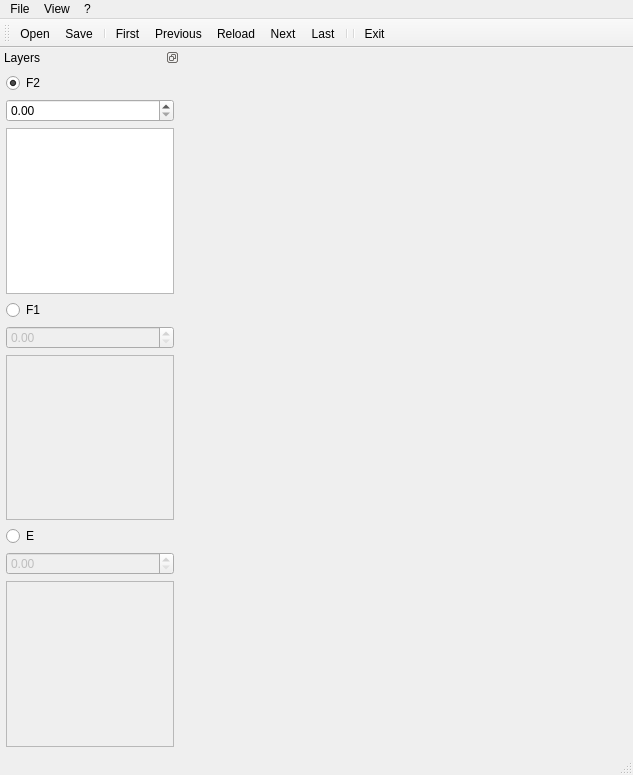
<?xml version="1.0" encoding="UTF-8"?>
<ui version="4.0">
 <class>mainWindow</class>
 <widget class="QMainWindow" name="mainWindow">
  <property name="windowModality">
   <enum>Qt::NonModal</enum>
  </property>
  <property name="enabled">
   <bool>true</bool>
  </property>
  <property name="geometry">
   <rect>
    <x>0</x>
    <y>0</y>
    <width>633</width>
    <height>775</height>
   </rect>
  </property>
  <property name="minimumSize">
   <size>
    <width>0</width>
    <height>0</height>
   </size>
  </property>
  <property name="maximumSize">
   <size>
    <width>16777215</width>
    <height>16777215</height>
   </size>
  </property>
  <property name="sizeIncrement">
   <size>
    <width>0</width>
    <height>0</height>
   </size>
  </property>
  <property name="windowTitle">
   <string>IonoViewie</string>
  </property>
  <widget class="QWidget" name="centralwidget">
   <layout class="QGridLayout" name="gridLayout_2">
    <item row="0" column="0">
     <layout class="QHBoxLayout" name="horizontalLayout">
      <property name="leftMargin">
       <number>5</number>
      </property>
      <property name="topMargin">
       <number>5</number>
      </property>
      <property name="rightMargin">
       <number>5</number>
      </property>
      <property name="bottomMargin">
       <number>5</number>
      </property>
     </layout>
    </item>
   </layout>
  </widget>
  <widget class="QMenuBar" name="menubar">
   <property name="geometry">
    <rect>
     <x>0</x>
     <y>0</y>
     <width>633</width>
     <height>21</height>
    </rect>
   </property>
   <widget class="QMenu" name="menu_File">
    <property name="title">
     <string>File</string>
    </property>
    <addaction name="actionOpen"/>
    <addaction name="actionSave"/>
    <addaction name="actionClose"/>
    <addaction name="separator"/>
    <addaction name="actionExit"/>
   </widget>
   <widget class="QMenu" name="menu">
    <property name="title">
     <string>?</string>
    </property>
   </widget>
   <widget class="QMenu" name="menuView">
    <property name="title">
     <string>View</string>
    </property>
    <addaction name="actionChangeLayer"/>
   </widget>
   <addaction name="menu_File"/>
   <addaction name="menuView"/>
   <addaction name="menu"/>
  </widget>
  <widget class="QStatusBar" name="statusbar"/>
  <widget class="QDockWidget" name="dockWidget">
   <property name="minimumSize">
    <size>
     <width>180</width>
     <height>573</height>
    </size>
   </property>
   <property name="maximumSize">
    <size>
     <width>180</width>
     <height>524287</height>
    </size>
   </property>
   <property name="features">
    <set>QDockWidget::DockWidgetFloatable|QDockWidget::DockWidgetMovable</set>
   </property>
   <property name="allowedAreas">
    <set>Qt::LeftDockWidgetArea</set>
   </property>
   <property name="windowTitle">
    <string>Layers</string>
   </property>
   <attribute name="dockWidgetArea">
    <number>1</number>
   </attribute>
   <widget class="QWidget" name="dockWidgetContents">
    <layout class="QVBoxLayout" name="verticalLayout_2">
     <property name="leftMargin">
      <number>6</number>
     </property>
     <property name="topMargin">
      <number>6</number>
     </property>
     <property name="rightMargin">
      <number>6</number>
     </property>
     <property name="bottomMargin">
      <number>6</number>
     </property>
     <item>
      <widget class="QRadioButton" name="radioButtonF2">
       <property name="toolTip">
        <string notr="true">The F2 trace data group</string>
       </property>
       <property name="text">
        <string notr="true">F2</string>
       </property>
       <property name="checked">
        <bool>true</bool>
       </property>
      </widget>
     </item>
     <item>
      <widget class="QDoubleSpinBox" name="doubleSpinBoxF2">
       <property name="singleStep">
        <double>0.010000000000000</double>
       </property>
      </widget>
     </item>
     <item>
      <widget class="QListWidget" name="listWidgetF2">
       <property name="enabled">
        <bool>true</bool>
       </property>
       <property name="toolTip">
        <string notr="true">The trace points (f in MHz, h' in km)
(Left-click)</string>
       </property>
       <property name="sortingEnabled">
        <bool>true</bool>
       </property>
      </widget>
     </item>
     <item>
      <widget class="QRadioButton" name="radioButtonF1">
       <property name="toolTip">
        <string notr="true">The F1 trace data group</string>
       </property>
       <property name="text">
        <string notr="true">F1</string>
       </property>
      </widget>
     </item>
     <item>
      <widget class="QDoubleSpinBox" name="doubleSpinBoxF1">
       <property name="enabled">
        <bool>false</bool>
       </property>
       <property name="singleStep">
        <double>0.010000000000000</double>
       </property>
      </widget>
     </item>
     <item>
      <widget class="QListWidget" name="listWidgetF1">
       <property name="enabled">
        <bool>false</bool>
       </property>
       <property name="toolTip">
        <string notr="true">The trace points (f in MHz, h' in km)
(Left-click)</string>
       </property>
       <property name="sortingEnabled">
        <bool>true</bool>
       </property>
      </widget>
     </item>
     <item>
      <widget class="QRadioButton" name="radioButtonE">
       <property name="toolTip">
        <string notr="true">The E trace data group</string>
       </property>
       <property name="text">
        <string notr="true">E</string>
       </property>
       <property name="checked">
        <bool>false</bool>
       </property>
      </widget>
     </item>
     <item>
      <widget class="QDoubleSpinBox" name="doubleSpinBoxE">
       <property name="enabled">
        <bool>false</bool>
       </property>
       <property name="singleStep">
        <double>0.010000000000000</double>
       </property>
      </widget>
     </item>
     <item>
      <widget class="QListWidget" name="listWidgetE">
       <property name="enabled">
        <bool>false</bool>
       </property>
       <property name="toolTip">
        <string notr="true">The trace points (f in MHz, h' in km)
(Left-click)</string>
       </property>
       <property name="sortingEnabled">
        <bool>true</bool>
       </property>
      </widget>
     </item>
    </layout>
   </widget>
  </widget>
  <widget class="QToolBar" name="toolBar">
   <property name="windowTitle">
    <string>toolBar</string>
   </property>
   <attribute name="toolBarArea">
    <enum>TopToolBarArea</enum>
   </attribute>
   <attribute name="toolBarBreak">
    <bool>false</bool>
   </attribute>
   <addaction name="actionOpen"/>
   <addaction name="actionSave"/>
   <addaction name="separator"/>
   <addaction name="actionFirst"/>
   <addaction name="actionPrevious"/>
   <addaction name="actionReload"/>
   <addaction name="actionNext"/>
   <addaction name="actionLast"/>
   <addaction name="separator"/>
   <addaction name="separator"/>
   <addaction name="actionExit"/>
  </widget>
  <action name="actionExit">
   <property name="icon">
    <iconset>
     <normaloff>images/application-exit.png</normaloff>images/application-exit.png</iconset>
   </property>
   <property name="text">
    <string>Exit</string>
   </property>
   <property name="toolTip">
    <string>Exit (Ctrl+Q)</string>
   </property>
   <property name="shortcut">
    <string>Ctrl+Q</string>
   </property>
  </action>
  <action name="actionOpen">
   <property name="icon">
    <iconset>
     <normaloff>images/document-open.png</normaloff>images/document-open.png</iconset>
   </property>
   <property name="text">
    <string>Open</string>
   </property>
   <property name="toolTip">
    <string>Open (Ctrl+O)</string>
   </property>
   <property name="shortcut">
    <string>Ctrl+O</string>
   </property>
  </action>
  <action name="actionSave">
   <property name="icon">
    <iconset>
     <normaloff>images/document-save-as.png</normaloff>images/document-save-as.png</iconset>
   </property>
   <property name="text">
    <string>Save</string>
   </property>
   <property name="toolTip">
    <string>Save (Ctrl+S)</string>
   </property>
   <property name="shortcut">
    <string>Ctrl+S</string>
   </property>
  </action>
  <action name="actionNext">
   <property name="icon">
    <iconset>
     <normaloff>images/go-next.png</normaloff>images/go-next.png</iconset>
   </property>
   <property name="text">
    <string>Next</string>
   </property>
   <property name="toolTip">
    <string>Next (Ctrl + Space)</string>
   </property>
   <property name="shortcut">
    <string>Ctrl+Space</string>
   </property>
  </action>
  <action name="actionPrevious">
   <property name="icon">
    <iconset>
     <normaloff>images/go-next-rtl.png</normaloff>images/go-next-rtl.png</iconset>
   </property>
   <property name="text">
    <string>Previous</string>
   </property>
   <property name="toolTip">
    <string>Previous (Ctrl + Shift + Space)</string>
   </property>
   <property name="shortcut">
    <string>Ctrl+Shift+Space</string>
   </property>
  </action>
  <action name="actionReload">
   <property name="icon">
    <iconset>
     <normaloff>images/view-refresh.png</normaloff>images/view-refresh.png</iconset>
   </property>
   <property name="text">
    <string>Reload</string>
   </property>
   <property name="toolTip">
    <string>Reload</string>
   </property>
  </action>
  <action name="actionFirst">
   <property name="icon">
    <iconset>
     <normaloff>images/go-first.png</normaloff>images/go-first.png</iconset>
   </property>
   <property name="text">
    <string>First</string>
   </property>
  </action>
  <action name="actionLast">
   <property name="icon">
    <iconset>
     <normaloff>images/go-last.png</normaloff>images/go-last.png</iconset>
   </property>
   <property name="text">
    <string>Last</string>
   </property>
  </action>
  <action name="actionChangeLayer">
   <property name="text">
    <string>Change layer</string>
   </property>
   <property name="toolTip">
    <string>Change layer</string>
   </property>
   <property name="shortcut">
    <string>Ctrl+Tab</string>
   </property>
  </action>
  <action name="actionClose">
   <property name="text">
    <string>Close</string>
   </property>
   <property name="toolTip">
    <string>Close (Ctrl+W)</string>
   </property>
   <property name="shortcut">
    <string>Ctrl+W</string>
   </property>
  </action>
 </widget>
 <resources/>
 <connections/>
</ui>
